Frame 1 (no input): blank canvas, image omitted
Frame 60 (the mouse pressed at the canvas centre just before this capture): blank canvas, image omitted
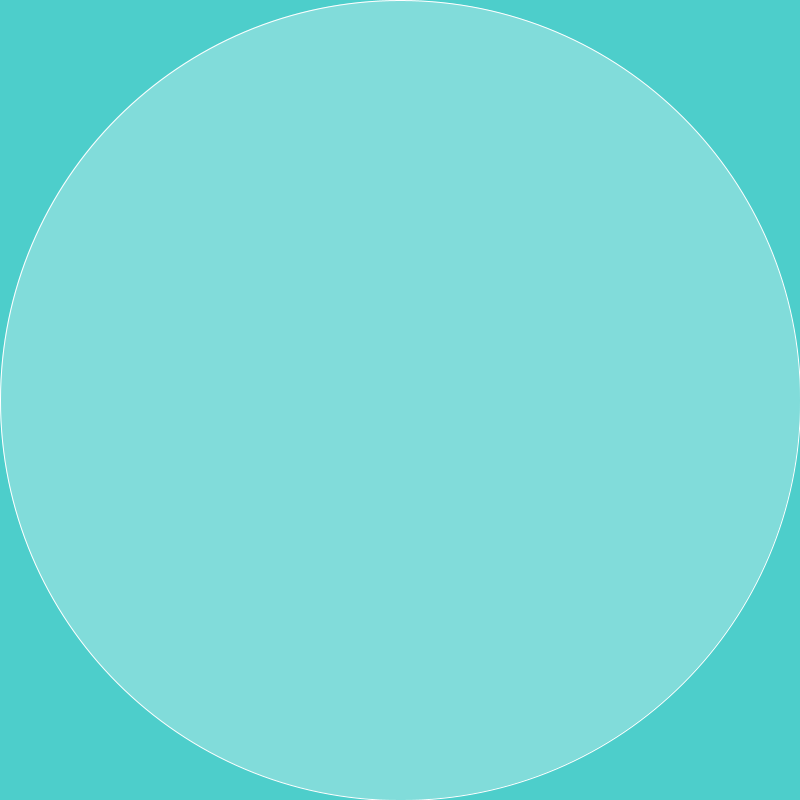
Frame 120 (the mouse held since frame 60 and released just before this capture)

The Processing sketch whose frames 1 and 60 were blank and that drew this single picture after the mouse press (run headless with seeded random() and noise(); from frame 60 on, the mouse is pressed at the canvas centre):

// Processing sketch: processing_103080
// ── processing_103080.pde

void setup()
{
  size(800, 800);
  background(77,206,203);
  fill(255,75);
  smooth();
}
 
void draw()
{
  // Call the variableEllipse() method and send it the
  // parameters for the current mouse position
  // and the previous mouse position
  variableEllipse(mouseX, mouseY, pmouseX, pmouseY);
}
 
 
// The simple method variableEllipse() was created specifically
// for this program. It calculates the speed of the mouse
// and draws a small ellipse if the mouse is moving slowly
// and draws a large ellipse if the mouse is moving quickly
 
void variableEllipse(int x, int y, int px, int py)
{
  float speed = abs(x-px) + abs(y-py);
  stroke(speed);
  ellipse(x, y, speed, speed);
}
void keyPressed() {
  // if c or C key is pressed save this as beautiful.png
  if(key == 's' || key == 'S') {
    save ("finalpic16.jpg");
  }
}
